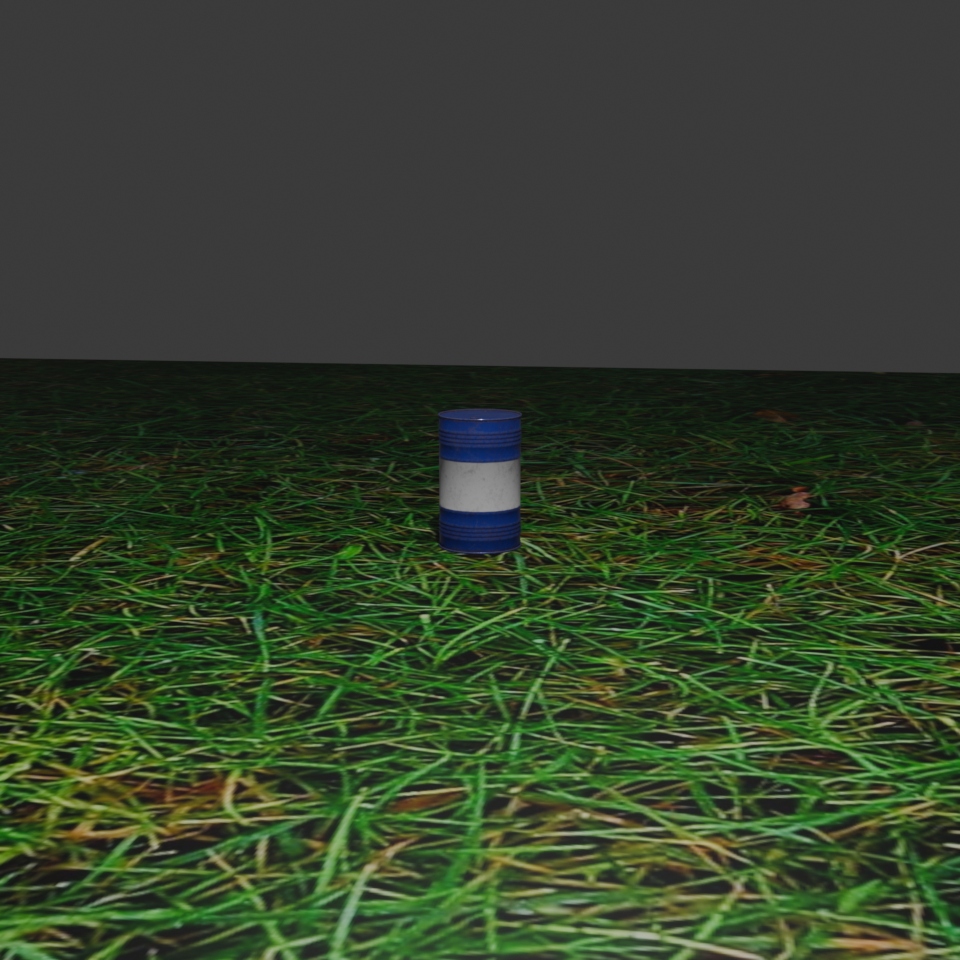
#> input picture object/datasets/images/barrel_002.png, 960 x 960 px; its folder holds only this picture in this run
$ python annotator.py
#> lines starting #> are read from the running program, lines starting #| are printed output that depends on the picture
import cv2
import os
import glob

# --- SETTINGS ---
image_folder = r"D:\git\cv-project-log\object\datasets\images"         # folder with your images
output_folder = r"D:\git\cv-project-log\object\datasets\labels"        # folder for YOLO annotations
batch_size = 36                                                        # number of consecutive images to apply same boxes

current_class_id = 0  # default class id


# Create output folder if not exists
os.makedirs(output_folder, exist_ok=True)

# Collect image files (all common formats)
exts = ["*.jpg", "*.jpeg", "*.png", "*.bmp"]
image_files = []
for e in exts:
    image_files.extend(glob.glob(os.path.join(image_folder, e)))
image_files = sorted(image_files)

if len(image_files) == 0:
    print("❌ No images found in folder:", image_folder)
    exit()

print(f"✅ Found {len(image_files)} images.")

# Global variables
drawing = False
x1, y1, x2, y2 = -1, -1, -1, -1
boxes = []  # list of (x1, y1, x2, y2, class_id)
mouse_x, mouse_y = -1, -1  # track mouse position


def mouse_callback(event, x, y, flags, param):
    global x1, y1, x2, y2, drawing, boxes, current_class_id, mouse_x, mouse_y
    mouse_x, mouse_y = x, y  # always track mouse
    if event == cv2.EVENT_LBUTTONDOWN:
        drawing = True
        x1, y1 = x, y
    elif event == cv2.EVENT_MOUSEMOVE and drawing:
        x2, y2 = x, y
    elif event == cv2.EVENT_LBUTTONUP:
        drawing = False
        x2, y2 = x, y
        boxes.append((x1, y1, x2, y2, current_class_id))


def convert_to_yolo(img_w, img_h, x1, y1, x2, y2, class_id):
    cx = (x1 + x2) / 2 / img_w
    cy = (y1 + y2) / 2 / img_h
    w  = abs(x2 - x1) / img_w
    h  = abs(y2 - y1) / img_h
    return f"{class_id} {cx:.6f} {cy:.6f} {w:.6f} {h:.6f}"


# Loop over batches
for batch_start in range(0, len(image_files), batch_size):
    batch_images = image_files[batch_start:batch_start+batch_size]
    if not batch_images:
        break

    boxes = []  # reset boxes for new batch

    img = cv2.imread(batch_images[0])
#> img is the input picture: shape (960, 960, 3); mean B, G, R 44.9, 65.3, 53.2
    if img is None:
        print(f"⚠️ Skipping unreadable image: {batch_images[0]}")
        continue

    cv2.namedWindow("Draw Bounding Boxes")
    cv2.setMouseCallback("Draw Bounding Boxes", mouse_callback)

    while True:
        display = img.copy()

        # Draw all stored boxes
        for (x1b, y1b, x2b, y2b, cls) in boxes:
            cv2.rectangle(display, (x1b, y1b), (x2b, y2b), (0, 255, 0), 2)
            cv2.putText(display, f"Class {cls}", (x1b, y1b - 10),
                        cv2.FONT_HERSHEY_SIMPLEX, 0.6, (0, 255, 0), 2)

        # Draw current box (while dragging)
        if drawing:
            cv2.rectangle(display, (x1, y1), (mouse_x, mouse_y), (255, 0, 0), 2)

        # Draw crosshair lines
        if mouse_x >= 0 and mouse_y >= 0:
            cv2.line(display, (mouse_x, 0), (mouse_x, display.shape[0]), (0, 0, 255), 1)
            cv2.line(display, (0, mouse_y), (display.shape[1], mouse_y), (0, 0, 255), 1)

        # Show current class
        cv2.putText(display, f"Current Class: {current_class_id}", (10, 25),
                    cv2.FONT_HERSHEY_SIMPLEX, 0.7, (0, 0, 255), 2)

        cv2.putText(display, f"n: Save and move to next batch.  r: Reset drawn boxes.  q: Quit program.", (10, 950),
                    cv2.FONT_HERSHEY_SIMPLEX, 0.7, (0, 255, 0), 2)
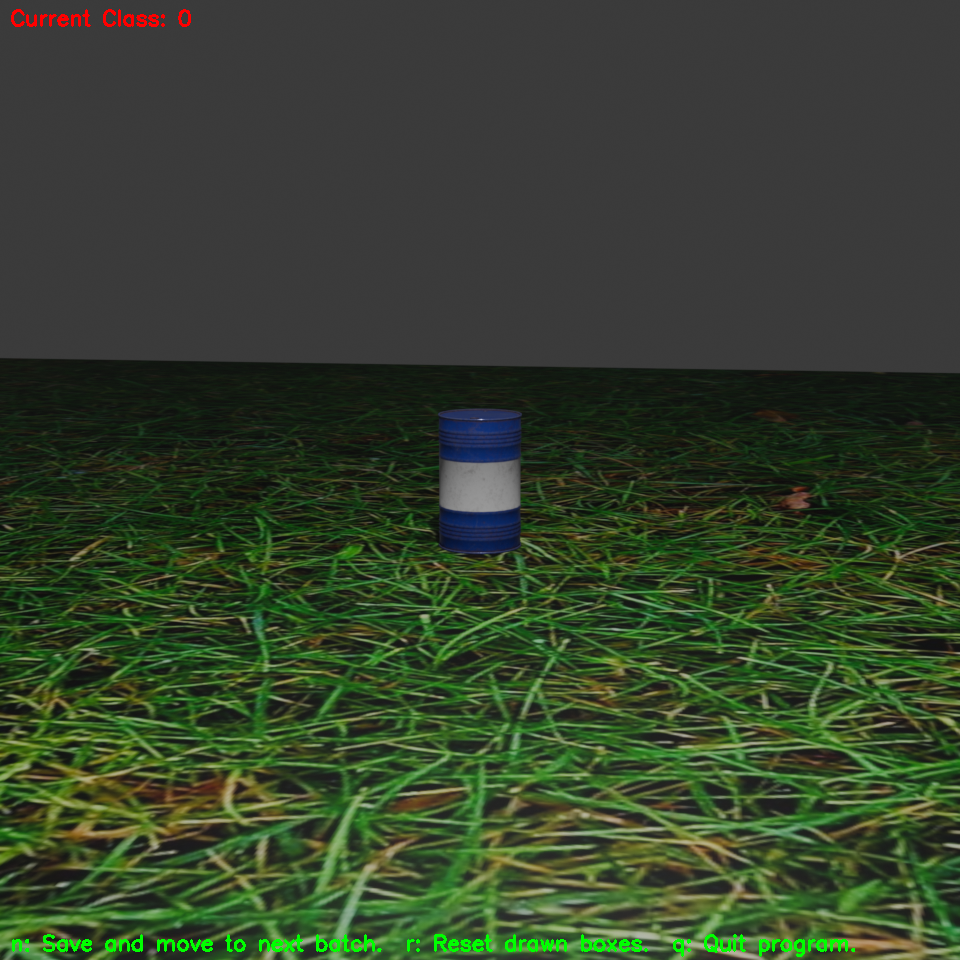
#> display: shape (960, 960, 3); mean B, G, R 44.5, 66.1, 53.1

        cv2.imshow("Draw Bounding Boxes", display)
        key = cv2.waitKey(1) & 0xFF
#> (key q is pressed here)

        if key == ord("r"):  # reset boxes
            boxes = []
        elif key == ord("q"):  # quit program
            exit()
#> (the program exits here)
